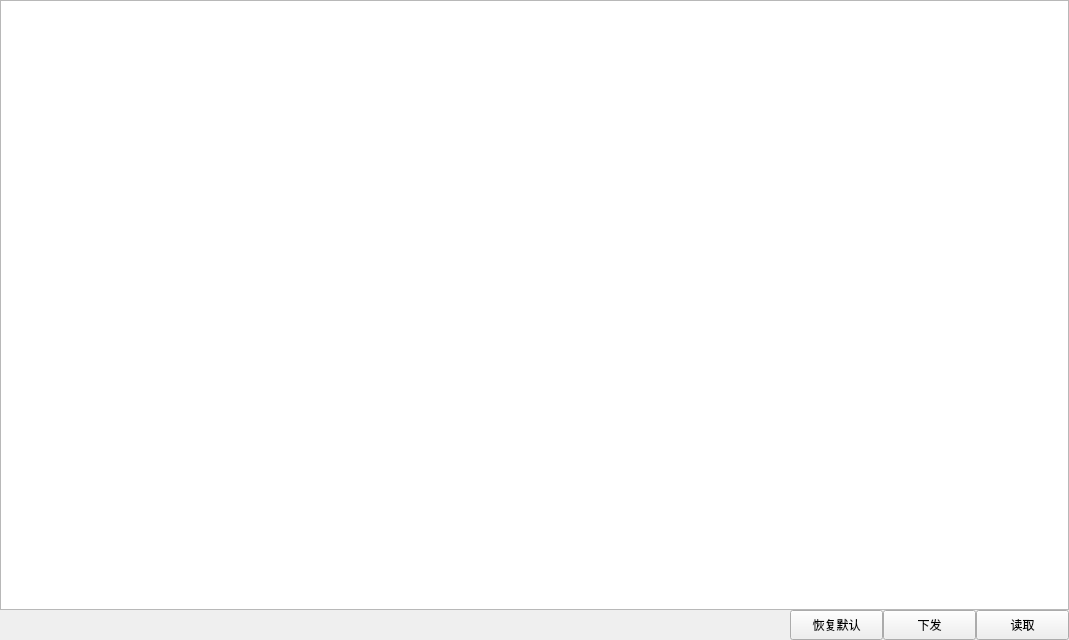
<?xml version="1.0" encoding="UTF-8"?>
<ui version="4.0">
 <class>dtuparamClass</class>
 <widget class="QWidget" name="dtuparamClass">
  <property name="geometry">
   <rect>
    <x>0</x>
    <y>0</y>
    <width>1069</width>
    <height>640</height>
   </rect>
  </property>
  <property name="windowTitle">
   <string>dtuparam</string>
  </property>
  <layout class="QGridLayout" name="gridLayout">
   <property name="leftMargin">
    <number>0</number>
   </property>
   <property name="topMargin">
    <number>0</number>
   </property>
   <property name="rightMargin">
    <number>0</number>
   </property>
   <property name="bottomMargin">
    <number>0</number>
   </property>
   <property name="spacing">
    <number>0</number>
   </property>
   <item row="0" column="0" colspan="4">
    <widget class="QTableWidget" name="tableWidget"/>
   </item>
   <item row="1" column="0">
    <spacer name="horizontalSpacer">
     <property name="orientation">
      <enum>Qt::Horizontal</enum>
     </property>
     <property name="sizeHint" stdset="0">
      <size>
       <width>780</width>
       <height>20</height>
      </size>
     </property>
    </spacer>
   </item>
   <item row="1" column="1">
    <widget class="QPushButton" name="btn_default">
     <property name="minimumSize">
      <size>
       <width>93</width>
       <height>30</height>
      </size>
     </property>
     <property name="maximumSize">
      <size>
       <width>93</width>
       <height>30</height>
      </size>
     </property>
     <property name="text">
      <string>恢复默认</string>
     </property>
    </widget>
   </item>
   <item row="1" column="2">
    <widget class="QPushButton" name="btn_save">
     <property name="minimumSize">
      <size>
       <width>93</width>
       <height>30</height>
      </size>
     </property>
     <property name="maximumSize">
      <size>
       <width>93</width>
       <height>30</height>
      </size>
     </property>
     <property name="text">
      <string>下发</string>
     </property>
    </widget>
   </item>
   <item row="1" column="3">
    <widget class="QPushButton" name="btn_read">
     <property name="minimumSize">
      <size>
       <width>93</width>
       <height>30</height>
      </size>
     </property>
     <property name="maximumSize">
      <size>
       <width>93</width>
       <height>30</height>
      </size>
     </property>
     <property name="text">
      <string>读取</string>
     </property>
    </widget>
   </item>
  </layout>
 </widget>
 <layoutdefault spacing="6" margin="11"/>
 <resources/>
 <connections>
  <connection>
   <sender>btn_default</sender>
   <signal>clicked()</signal>
   <receiver>dtuparamClass</receiver>
   <slot>set_default()</slot>
   <hints>
    <hint type="sourcelabel">
     <x>847</x>
     <y>613</y>
    </hint>
    <hint type="destinationlabel">
     <x>552</x>
     <y>319</y>
    </hint>
   </hints>
  </connection>
  <connection>
   <sender>btn_read</sender>
   <signal>clicked()</signal>
   <receiver>dtuparamClass</receiver>
   <slot>read_param()</slot>
   <hints>
    <hint type="sourcelabel">
     <x>1047</x>
     <y>613</y>
    </hint>
    <hint type="destinationlabel">
     <x>552</x>
     <y>319</y>
    </hint>
   </hints>
  </connection>
  <connection>
   <sender>btn_save</sender>
   <signal>clicked()</signal>
   <receiver>dtuparamClass</receiver>
   <slot>save_param()</slot>
   <hints>
    <hint type="sourcelabel">
     <x>947</x>
     <y>613</y>
    </hint>
    <hint type="destinationlabel">
     <x>552</x>
     <y>319</y>
    </hint>
   </hints>
  </connection>
 </connections>
 <slots>
  <slot>read_param()</slot>
  <slot>save_param()</slot>
  <slot>set_default()</slot>
 </slots>
</ui>
